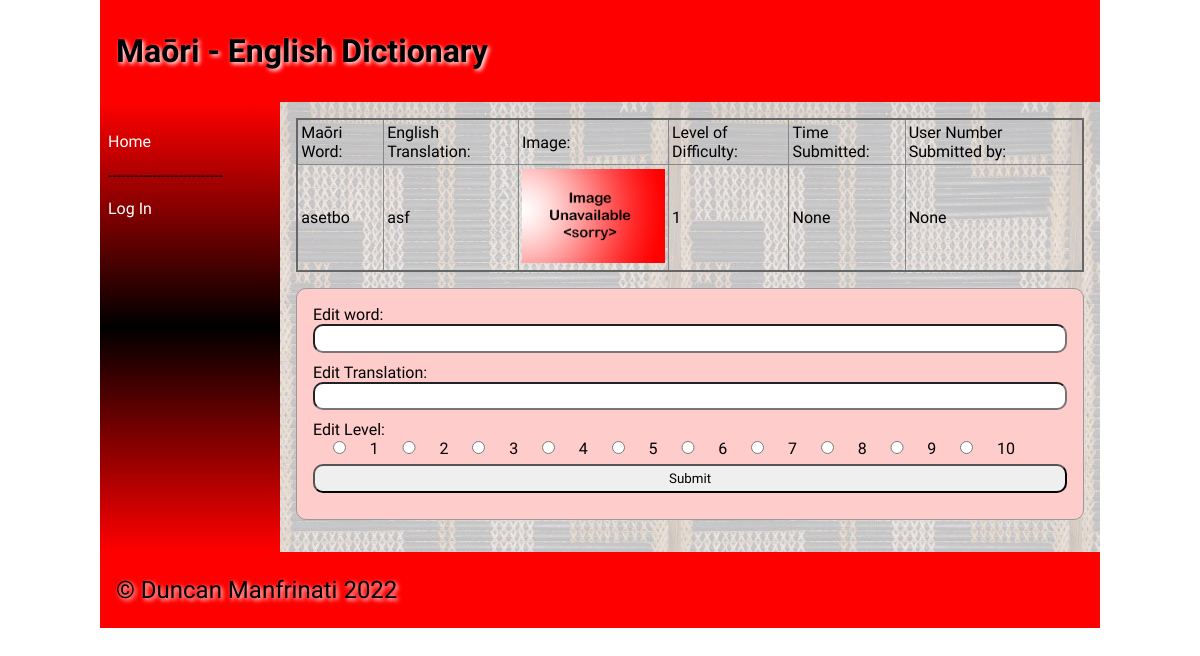
/word/606, run on the app's committed database.
### tables this page shows
CREATE TABLE "dictionary"
(
	id integer
		constraint dictionary_pk
			primary key autoincrement,
	maori varchar(60),
	english varchar(60),
	category_id integer
		references categories,
	definition varchar(900),
	level integer,
	image varchar(60),
	time datetime,
	user_id interger
);

### app.py (the view, shortened to what this page needs)
@app.route("/word/<id>", methods=['POST', 'GET'])
def dictionary(id):
    id = int(id)
    con = create_connection(DATA_BASE)
    query = "SELECT id, maori, english, image, level, time, user_id FROM dictionary WHERE id=?;"
    cur = con.cursor()
    cur.execute(query, (id,))
    word = cur.fetchall()
    con.close()
    return render_template("word.html", logged_in=is_logged_in(), word=word, id=id,
                           categories=categories())

### app.py (called while the page is built)
def create_connection(db_file):
    try:
        connection = sqlite3.connect(db_file)
        connection.execute('pragma foreign_keys=ON')
        return connection
    except Error as e:
        print(e)
    return None

def is_logged_in():
    if session.get("email") is None:
        print("Not Logged In")
        return False
    else:
        print("Logged In")
        return True

def categories():
    con = create_connection(DATA_BASE)
    query = "SELECT id,categories FROM categories"
    cur = con.cursor()
    cur.execute(query, )
    category_ids = cur.fetchall()
    con.close()
    return category_ids

### templates/word.html (shortened to what this page needs)
{% extends 'base.html' %}
{% block heading %}Maōri - English Dictionary{% endblock %}
{% block main %}
<table class="word-table">
    <thead>
    <tr>
        <td>Maōri Word:</td>
        <td>English Translation:</td>
        <td>Image:</td>
        <td>Level of Difficulty:</td>
        <td>Time Submitted:</td>
        <td>User Number Submitted by:</td>
    </tr>
    </thead>
    <tbody>
    {% for words in word %}
    <tr>
        <td><p>{{ words[1] }}</p></td>
        <td><p>{{ words[2] }}</p></td>
        <td width="150"><img src="/static/images/{{ words[3] }}"></td>
        <td><p>{{ words[4] }}</p></td>
        <td><p>{{ words[5] }}</p></td>
        <td><p>{{ words[6] }}</p></td>
    </tr>
    </tbody>
    {% endfor %}
</table>
    <form class="dataForm" method="post" target="dictinary/{{id}}">
    <div class="form-group">
        <div class="form-label">Edit word:</div>
        <div class="form-element"><input type="text" name="editmaori" id="editmaori" required></div>
    </div>
    <div class="form-group">
        <div class="form-label">Edit Translation:</div>
        <div class="form-element"><input type="text" name="editenglish" id="editenglish" required></div>
    </div>
    <div class="form-group">
        <div class="form-label">Edit Level:</div>
        {% for i in range(10) %}
            <input type="radio" id="editlevel" name="editlevel" value="{{ i + 1 }}" required>
            <label for="{{ i + 1 }}">{{i + 1}}</label>
        {% endfor %}
    </div>
    <div class="form-group">
        <div class="form-element"><input type="submit" value="Submit"></div>
    </div>
    </form>
{% endblock %}

### static/css/style.css (style rules this page uses)
* { font-family: Comfortaa, sans-serif; margin: 0; padding: 0; box-sizing: border-box; }
p { padding: 0.5rem 0; }
img { width: 100%; }
.dataForm { margin: 1rem 0; border: 1px solid #999; padding: 1rem; background-color: #fcc; border-radius: 10px; }
.dataForm input, textarea { width: 100%; border-radius: 10px; padding: 0.3rem; margin-bottom: 10px; }
table { width: 100%; border: 2px solid #666; border-collapse: collapse; }
th, td { border: 1px solid #888; padding: 0.2rem; text-align: left; }
@media only screen and (min-width: 768px) { .dataForm input[type='radio'] { width: 7%; } }

### data on the page
dictionary: maori "asetbo", english "asf", image (placeholder picture), level "1", words "None"

### other printed values
{{ i + 1 }} "1" "2" "3" "4" "5" "6" "7" "8" "9" "10"
